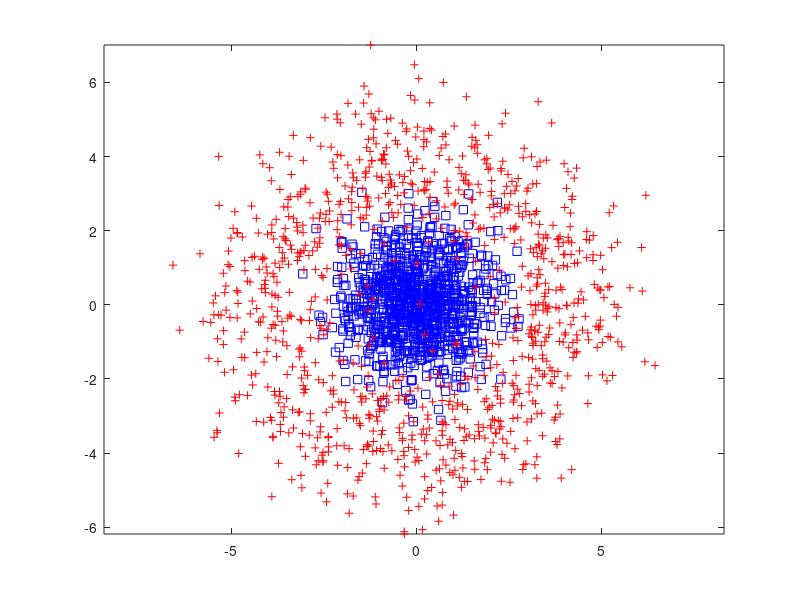

MATLAB code to generate this figure: (Note: this script raises an error after producing the figure.)
% This script uses Mutual Information to guide
% the region splitting.
% Author: Jake Gunther
% Date: December 8, 2023

% Generate data in 2D
num = 1000;
dataset.D = 2;
x = randn(num,2);
r = randn(num,1) + 4;
th = 2*pi*rand(num,1);
y = [r.*cos(th),r.*sin(th)];
dataset.X = [x;y];
dataset.y = [zeros(num,1);ones(num,1)]; % Classes 0 and 1
dataset.K = 2; % Number of classes
dataset.N = length(dataset.y);
dataset.xmax = max(dataset.X(:,1));
dataset.xmin = min(dataset.X(:,1));
dataset.ymax = max(dataset.X(:,2));
dataset.ymin = min(dataset.X(:,2));
clear x r th y num;

% Plot dataset
figure(30); clf;
for i=1:dataset.N
    if dataset.y(i) > 0
        plot(dataset.X(i,1),dataset.X(i,2),'r+'); hold on;
    else
        plot(dataset.X(i,1),dataset.X(i,2),'bs'); hold on;
    end
end
axis equal;

% Perform encoding by applying AdaBoost algorithm using stumps
enc.T = 30; % Number of classifiers
enc.t = zeros(enc.T,1); % Thresholds
enc.f = zeros(enc.T,1); % Feature indexes
enc.MI = zeros(enc.T,1); % Mutual information

% Loop over weak classifiers
for i=1:enc.T
    % Loop over dimensions
    bestmax = -inf;
    bestind = 0;
    bestthresh = 0;
    for d=1:dataset.D % Loop over dimensions in the feature vector
        % Extract the data for this dimension and sort it
        x = dataset.X(:,d); % Data
        [~,ind] = sort(x,'ascend'); % Sort

        % Try all the splits and compute the error assuming stumps
        themax = -inf;
        maxind = 0;

        % Create empty dictionaries
        if 0
            Nc = configureDictionary('double','double');
            Mj = configureDictionary('double','double');
            Ncj = configureDictionary('double','double');
        else
            Nc = dictionary([],[]);
            Mj = dictionary([],[]);
            Ncj = dictionary([],[]);
        end
        
        % Initialize the dictionary counts:
        for s=1:dataset.N
            % 1. Get codeword index for each data point
            c = 0;
            for j=1:i-1
                if dataset.X(s,enc.f(j)) > enc.t(j)
                    c = c + 2^(j-1);
                end
            end

            % 2. Append a 1 to the codeword
            y = dataset.y(s); % Zero-based index
            c = c + 2^(i-1); % Zero-based index
            cj = c*dataset.K + y; % Zero-based index

            % 3. Index the dictionaries and increment counts
            if isKey(Nc,c)
                Ncval = Nc(c);
                Ncval = Ncval + 1;
            else
                Ncval = 1;
            end
            Nc(c) = Ncval;

            if isKey(Mj,y)
                Mjval = Mj(y);
                Mjval = Mjval + 1;
            else
                Mjval = 1;
            end
            Mj(y) = Mjval;

            if isKey(Ncj,cj)
                Ncjval = Ncj(cj);
                Ncjval = Ncjval + 1;
            else
                Ncjval = 1;
            end
            Ncj(cj) = Ncjval;
        end
        %fprintf('Initialization\n');
        %fprintf('Nc sum = %d\n',sumvals(Nc));
        %fprintf('Mj sum = %d\n',sumvals(Mj));
        %fprintf('Ncj sum = %d\n',sumvals(Ncj));
        %pause;
        
        MI = zeros(dataset.N-1,1);
        for s = 1:dataset.N-1 % Loop over splits
            % 1. Get codeword for x(s)
            c = 0;
            for j=1:i-1
                if dataset.X(ind(s),enc.f(j)) > enc.t(j)
                    c = c + 2^(j-1);
                end
            end
            
            % 2. Append a 1 to the codeword
            y = dataset.y(ind(s)); % Zero-based index
            c = c + 2^(i-1); % Zero-based index
            cj = c*dataset.K + y; % Zero-based index
            
            % 3. Index the dictionaries and decrement the counts
            Ncval = Nc(c);
            Ncval = Ncval - 1;
            if Ncval <= 0
                Nc(c) = [];
            else
                Nc(c) = Ncval;
            end

            Mjval = Mj(y);
            Mjval = Mjval - 1;
            if Mjval <= 0
                Mj(y) = [];
            else
                Mj(y) = Mjval;
            end

            Ncjval = Ncj(cj);
            Ncjval = Ncjval - 1;
            if Ncjval <= 0
                Ncj(cj) = [];
            else
                Ncj(cj) = Ncjval;
            end
            
            % 4. Append a 0 to the codeword
            c = c - 2^(i-1); % Zero-based index
            cj = c*dataset.K + y; % Zero-based index
            
            % 5. Index the dictionaries and increment the counts
            if isKey(Nc,c)
                Ncval = Nc(c);
                Ncval = Ncval + 1;
            else
                Ncval = 1;
            end
            Nc(c) = Ncval;

            if isKey(Mj,y)
                Mjval = Mj(y);
                Mjval = Mjval + 1;
            else
                Mjval = 1;
            end
            Mj(y) = Mjval;

            if isKey(Ncj,cj)
                Ncjval = Ncj(cj);
                Ncjval = Ncjval + 1;
            else
                Ncjval = 1;
            end
            Ncj(cj) = Ncjval;            
            % 6. Compute mutual information
            e = entries(Ncj,'struct');
            MI(s) = 0;
            for ie = 1:length(e)
                cj = e(ie).Key;
                c = floor(cj/dataset.K);
                y = cj - c*dataset.K;
                Ncval = Nc(c);
                Mjval = Mj(y);
                Ncjval = Ncj(cj);
                wc = Ncval/dataset.N;
                wj = Mjval/dataset.N;
                wcj = Ncjval/dataset.N;
                v = wcj / (wc*wj);
                g = v*log(v);
                if g>20 % Clip
                    g = 20; disp('CLIPPED');
                end
                MI(s) = MI(s) + wc*wj*g;
            end % Loop over graph edges ei
            
            if MI(s) > themax
                themax = MI(s);
                maxind = ind(s);
                maxind1 = ind(s+1);
            end

            %fprintf('s=%d =======================\n',s);
            %fprintf('Nc sum = %d\n',sumvals(Nc));
            %fprintf('Mj sum = %d\n',sumvals(Mj));
            %fprintf('Ncj sum = %d\n',sumvals(Ncj));
        end % Loop over splits s
        if themax > bestmax
            bestmax = themax;
            bestind = d;
            bestthresh = 0.5*(dataset.X(maxind,d) + dataset.X(maxind1,d));
        end
        figure(20);
        plot(MI); hold on;
    end % Loop over dimensions d
    figure(20); hold off;
    
    % Build the weak learner
    enc.f(i) = bestind;
    enc.t(i) = bestthresh;

    figure(30); ax = axis;
    if enc.f(i) == 1
        plot(enc.t(i)*[1 1],ax(3:4),'LineWidth',3);
    else
        plot(ax(1:2),enc.t(i)*[1 1],'LineWidth',3);
    end
    pause;
end
figure(30); hold off;
